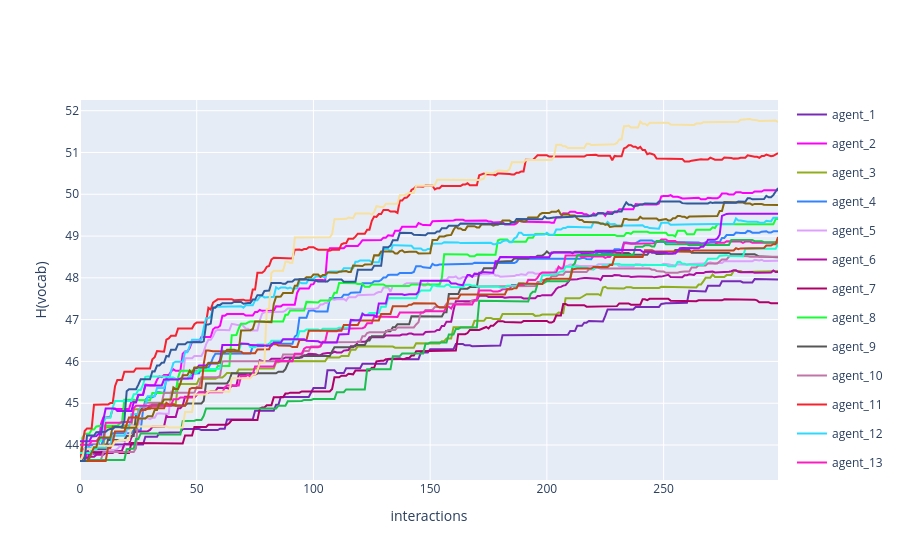

Here is the notebook cell this chart was saved with:
### Code cell
fig = multi_agent_update_plot_from_df(H_dif)
fig.update_layout(
    # title='Dyadic interaction in a random environment',
    yaxis_title='H(vocab)',
    xaxis_title='interactions'
)
fig.show()

### Figure 1 — Plotly figure (JSON) as saved in the notebook; plotly's stock layout.template omitted (floating-point values rounded to 4 significant figures; data arrays with more than 128 entries replaced by an {"elided": "..."} marker saying what was removed)
{"data": [{"legendgroup": "agent_1", "line": {"color": "#782AB6"}, "mode": "lines", "name": "agent_1", "showlegend": true, "x": {"elided": "300 int values"}, "y": {"elided": "300 float values"}, "type": "scatter"}, {"legendgroup": "agent_2", "line": {"color": "#FE00FA"}, "mode": "lines", "name": "agent_2", "showlegend": true, "x": {"elided": "300 int values"}, "y": {"elided": "300 float values"}, "type": "scatter"}, {"legendgroup": "agent_3", "line": {"color": "#90AD1C"}, "mode": "lines", "name": "agent_3", "showlegend": true, "x": {"elided": "300 int values"}, "y": {"elided": "300 float values"}, "type": "scatter"}, {"legendgroup": "agent_4", "line": {"color": "#3283FE"}, "mode": "lines", "name": "agent_4", "showlegend": true, "x": {"elided": "300 int values"}, "y": {"elided": "300 float values"}, "type": "scatter"}, {"legendgroup": "agent_5", "line": {"color": "#DEA0FD"}, "mode": "lines", "name": "agent_5", "showlegend": true, "x": {"elided": "300 int values"}, "y": {"elided": "300 float values"}, "type": "scatter"}, {"legendgroup": "agent_6", "line": {"color": "#B10DA1"}, "mode": "lines", "name": "agent_6", "showlegend": true, "x": {"elided": "300 int values"}, "y": {"elided": "300 float values"}, "type": "scatter"}, {"legendgroup": "agent_7", "line": {"color": "#B00068"}, "mode": "lines", "name": "agent_7", "showlegend": true, "x": {"elided": "300 int values"}, "y": {"elided": "300 float values"}, "type": "scatter"}, {"legendgroup": "agent_8", "line": {"color": "#16FF32"}, "mode": "lines", "name": "agent_8", "showlegend": true, "x": {"elided": "300 int values"}, "y": {"elided": "300 float values"}, "type": "scatter"}, {"legendgroup": "agent_9", "line": {"color": "#565656"}, "mode": "lines", "name": "agent_9", "showlegend": true, "x": {"elided": "300 int values"}, "y": {"elided": "300 float values"}, "type": "scatter"}, {"legendgroup": "agent_10", "line": {"color": "#C075A6"}, "mode": "lines", "name": "agent_10", "showlegend": true, "x": {"elided": "300 int values"}, "y": {"elided": "300 float values"}, "type": "scatter"}, {"legendgroup": "agent_11", "line": {"color": "#F6222E"}, "mode": "lines", "name": "agent_11", "showlegend": true, "x": {"elided": "300 int values"}, "y": {"elided": "300 float values"}, "type": "scatter"}, {"legendgroup": "agent_12", "line": {"color": "#2ED9FF"}, "mode": "lines", "name": "agent_12", "showlegend": true, "x": {"elided": "300 int values"}, "y": {"elided": "300 float values"}, "type": "scatter"}, {"legendgroup": "agent_13", "line": {"color": "#FC1CBF"}, "mode": "lines", "name": "agent_13", "showlegend": true, "x": {"elided": "300 int values"}, "y": {"elided": "300 float values"}, "type": "scatter"}, {"legendgroup": "agent_14", "line": {"color": "#1CBE4F"}, "mode": "lines", "name": "agent_14", "showlegend": true, "x": {"elided": "300 int values"}, "y": {"elided": "300 float values"}, "type": "scatter"}, {"legendgroup": "agent_15", "line": {"color": "#1CFFCE"}, "mode": "lines", "name": "agent_15", "showlegend": true, "x": {"elided": "300 int values"}, "y": {"elided": "300 float values"}, "type": "scatter"}, {"legendgroup": "agent_16", "line": {"color": "#C4451C"}, "mode": "lines", "name": "agent_16", "showlegend": true, "x": {"elided": "300 int values"}, "y": {"elided": "300 float values"}, "type": "scatter"}, {"legendgroup": "agent_17", "line": {"color": "#F7E1A0"}, "mode": "lines", "name": "agent_17", "showlegend": true, "x": {"elided": "300 int values"}, "y": {"elided": "300 float values"}, "type": "scatter"}, {"legendgroup": "agent_18", "line": {"color": "#AA0DFE"}, "mode": "lines", "name": "agent_18", "showlegend": true, "x": {"elided": "300 int values"}, "y": {"elided": "300 float values"}, "type": "scatter"}, {"legendgroup": "agent_19", "line": {"color": "#85660D"}, "mode": "lines", "name": "agent_19", "showlegend": true, "x": {"elided": "300 int values"}, "y": {"elided": "300 float values"}, "type": "scatter"}, {"legendgroup": "agent_20", "line": {"color": "#325A9B"}, "mode": "lines", "name": "agent_20", "showlegend": true, "x": {"elided": "300 int values"}, "y": {"elided": "300 float values"}, "type": "scatter"}], "layout": {"yaxis": {"title": {"text": "H(vocab)"}}, "xaxis": {"title": {"text": "interactions"}}}}
